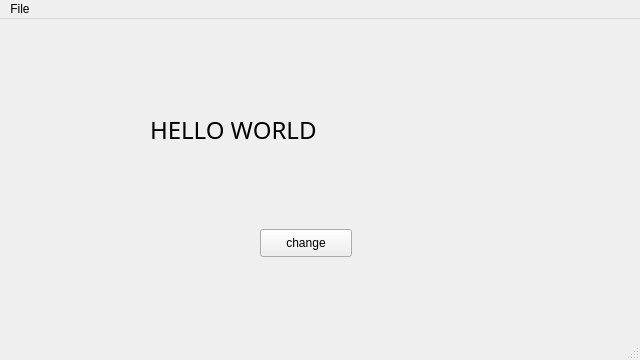
<?xml version="1.0" encoding="UTF-8"?>
<ui version="4.0">
 <class>MainWindow</class>
 <widget class="QMainWindow" name="MainWindow">
  <property name="geometry">
   <rect>
    <x>0</x>
    <y>0</y>
    <width>640</width>
    <height>360</height>
   </rect>
  </property>
  <property name="windowTitle">
   <string>MainWindow</string>
  </property>
  <widget class="QWidget" name="centralwidget">
   <widget class="QPushButton" name="pushButton">
    <property name="geometry">
     <rect>
      <x>260</x>
      <y>210</y>
      <width>92</width>
      <height>28</height>
     </rect>
    </property>
    <property name="text">
     <string>change</string>
    </property>
   </widget>
   <widget class="QLabel" name="label">
    <property name="geometry">
     <rect>
      <x>150</x>
      <y>60</y>
      <width>391</width>
      <height>101</height>
     </rect>
    </property>
    <property name="font">
     <font>
      <family>Roughwork Demo</family>
      <pointsize>18</pointsize>
     </font>
    </property>
    <property name="text">
     <string>HELLO WORLD</string>
    </property>
   </widget>
  </widget>
  <widget class="QMenuBar" name="menubar">
   <property name="geometry">
    <rect>
     <x>0</x>
     <y>0</y>
     <width>640</width>
     <height>26</height>
    </rect>
   </property>
   <widget class="QMenu" name="menuFile">
    <property name="title">
     <string>File</string>
    </property>
    <addaction name="actionExit"/>
   </widget>
   <addaction name="menuFile"/>
  </widget>
  <widget class="QStatusBar" name="statusbar"/>
  <action name="actionExit">
   <property name="text">
    <string>Exit</string>
   </property>
  </action>
 </widget>
 <resources/>
 <connections/>
</ui>
